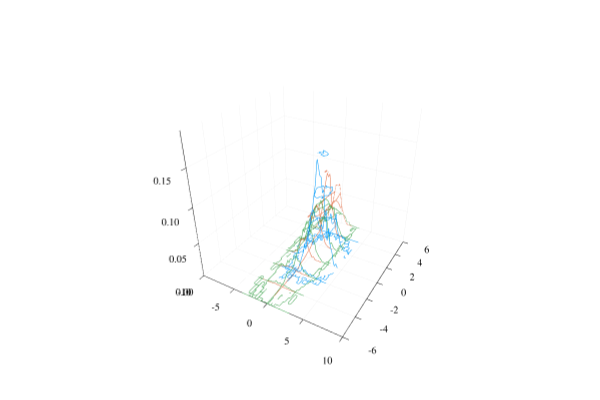

Notebook code for this chart:
### Markdown cell above
It might not be too clear what the above is plotting, but essentially we have $1000$ samples $u^{(i)}$, and we are plotting the average of each coordinate of $u^{(i)}_t$ over $t$, along with $5\%$ and $95\%$ error ranges.  We also have plotted the gradient flow trajectories for the coordinates of $y$ starting at $y_0=0$.  Notice that the  average of each coordinate in the Langevin diffusion exactly matches the corresponding coordinate of the gradient flow update.  This is expected.

### Code cell
plotHistChange(sol, ts)

### Figure 1 — Plotly figure (JSON) as saved in the notebook; plotly's stock layout.template omitted (floating-point values rounded to 4 significant figures; data arrays with more than 128 entries replaced by an {"elided": "..."} marker saying what was removed)
{"data": [{"colorbar": {"title": ""}, "contours": {"x": {"color": "rgba(0, 154, 250, 1.000)", "highlightwidth": 1, "show": true}, "y": {"color": "rgba(0, 154, 250, 1.000)", "highlightwidth": 1, "show": true}, "z": {"color": "rgba(0, 154, 250, 1.000)", "highlightwidth": 1, "show": true}}, "hidesurface": true, "name": "t=0.00", "scene": "scene", "showlegend": false, "showscale": false, "type": "surface", "x": [-2.9, -2.7, -2.5, -2.3, -2.1, -1.9, -1.7, -1.5, -1.3, -1.1, -0.9, -0.7, -0.5, -0.3, -0.1, 0.1, 0.3, 0.5, 0.7, 0.9, 1.1, 1.3, 1.5, 1.7, 1.9, 2.1, 2.3, 2.5, 2.7, 2.9, 3.1, 3.3, 3.5, 3.7, 3.9, 4.1, 4.3, 4.5], "xaxis": "x", "y": [-3.3, -3.1, -2.9, -2.7, -2.5, -2.3, -2.1, -1.9, -1.7, -1.5, -1.3, -1.1, -0.9, -0.7, -0.5, -0.3, -0.1, 0.1, 0.3, 0.5, 0.7, 0.9, 1.1, 1.3, 1.5, 1.7, 1.9, 2.1, 2.3, 2.5, 2.7, 2.9, 3.1, 3.3, 3.5, 3.7, 3.9, 4.1, 4.3, 4.5, 4.7, 4.9, 5.1], "yaxis": "y", "z": {"elided": "38x43 float values"}, "zaxis": "z", "zmax": null, "zmin": null}, {"colorbar": {"title": ""}, "contours": {"x": {"color": "rgba(227, 111, 71, 1.000)", "highlightwidth": 1, "show": true}, "y": {"color": "rgba(227, 111, 71, 1.000)", "highlightwidth": 1, "show": true}, "z": {"color": "rgba(227, 111, 71, 1.000)", "highlightwidth": 1, "show": true}}, "hidesurface": true, "name": "t=1.01", "scene": "scene", "showlegend": false, "showscale": false, "type": "surface", "x": [-3.3, -3.1, -2.9, -2.7, -2.5, -2.3, -2.1, -1.9, -1.7, -1.5, -1.3, -1.1, -0.9, -0.7, -0.5, -0.3, -0.1, 0.1, 0.3, 0.5, 0.7, 0.9, 1.1, 1.3, 1.5, 1.7, 1.9, 2.1, 2.3, 2.5, 2.7, 2.9, 3.1, 3.3, 3.5, 3.7, 3.9, 4.1], "xaxis": "x", "y": [-5.25, -4.75, -4.25, -3.75, -3.25, -2.75, -2.25, -1.75, -1.25, -0.75, -0.25, 0.25, 0.75, 1.25, 1.75, 2.25, 2.75, 3.25, 3.75, 4.25, 4.75, 5.25, 5.75, 6.25, 6.75, 7.25, 7.75], "yaxis": "y", "z": {"elided": "38x27 float values"}, "zaxis": "z", "zmax": null, "zmin": null}, {"colorbar": {"title": ""}, "contours": {"x": {"color": "rgba(62, 164, 78, 1.000)", "highlightwidth": 1, "show": true}, "y": {"color": "rgba(62, 164, 78, 1.000)", "highlightwidth": 1, "show": true}, "z": {"color": "rgba(62, 164, 78, 1.000)", "highlightwidth": 1, "show": true}}, "hidesurface": true, "name": "t=2.02", "scene": "scene", "showlegend": false, "showscale": false, "type": "surface", "x": [-3.7, -3.5, -3.3, -3.1, -2.9, -2.7, -2.5, -2.3, -2.1, -1.9, -1.7, -1.5, -1.3, -1.1, -0.9, -0.7, -0.5, -0.3, -0.1, 0.1, 0.3, 0.5, 0.7, 0.9, 1.1, 1.3, 1.5, 1.7, 1.9, 2.1, 2.3, 2.5, 2.7, 2.9, 3.1, 3.3, 3.5, 3.7, 3.9], "xaxis": "x", "y": [-7.75, -7.25, -6.75, -6.25, -5.75, -5.25, -4.75, -4.25, -3.75, -3.25, -2.75, -2.25, -1.75, -1.25, -0.75, -0.25, 0.25, 0.75, 1.25, 1.75, 2.25, 2.75, 3.25, 3.75, 4.25, 4.75, 5.25, 5.75, 6.25, 6.75, 7.25, 7.75, 8.25, 8.75, 9.25], "yaxis": "y", "z": {"elided": "39x35 float values"}, "zaxis": "z", "zmax": null, "zmin": null}], "layout": {"annotations": [], "height": 400, "legend_position": {"bgcolor": "rgba(255, 255, 255, 1.000)", "bordercolor": "rgba(0, 0, 0, 1.000)", "borderwidth": 1, "font": {"color": "rgba(0, 0, 0, 1.000)", "family": "sans-serif", "size": 11}, "title": {"font": {"color": "rgba(0, 0, 0, 1.000)", "family": "sans-serif", "size": 15}, "text": ""}, "tracegroupgap": 0, "traceorder": "normal", "x": 1, "xanchor": "auto", "y": 1, "yanchor": "auto"}, "margin": {"b": 20, "l": 0, "r": 0, "t": 20}, "paper_bgcolor": "rgba(255, 255, 255, 1.000)", "plot_bgcolor": "rgba(255, 255, 255, 1.000)", "scene": {"camera": {"eye": {"x": 1.126, "y": -1.95, "z": 1.3}}, "domain": {"x": [0.03619, 0.9934], "y": [0.03762, 0.9902]}, "xaxis": {"gridcolor": "rgba(0, 0, 0, 0.100)", "gridwidth": 0.5, "linecolor": "rgba(0, 0, 0, 1.000)", "mirror": false, "range": [-10, 10], "showgrid": true, "showline": true, "showticklabels": true, "tickangle": 0, "tickcolor": "rgb(0, 0, 0)", "tickfont": {"color": "rgba(0, 0, 0, 1.000)", "family": "sans-serif", "size": 11}, "tickmode": "array", "ticks": "inside", "ticktext": ["-10", "-5", "0", "5", "10"], "tickvals": [-10, -5, 0, 5, 10], "title": "", "titlefont": {"color": "rgba(0, 0, 0, 1.000)", "family": "sans-serif", "size": 15}, "type": "-", "visible": true, "zeroline": false, "zerolinecolor": "rgba(0, 0, 0, 1.000)"}, "yaxis": {"gridcolor": "rgba(0, 0, 0, 0.100)", "gridwidth": 0.5, "linecolor": "rgba(0, 0, 0, 1.000)", "mirror": false, "range": [-6, 6], "showgrid": true, "showline": true, "showticklabels": true, "tickangle": 0, "tickcolor": "rgb(0, 0, 0)", "tickfont": {"color": "rgba(0, 0, 0, 1.000)", "family": "sans-serif", "size": 11}, "tickmode": "array", "ticks": "inside", "ticktext": ["-6", "-4", "-2", "0", "2", "4", "6"], "tickvals": [-6, -4, -2, 0, 2, 4, 6], "title": "", "titlefont": {"color": "rgba(0, 0, 0, 1.000)", "family": "sans-serif", "size": 15}, "type": "-", "visible": true, "zeroline": false, "zerolinecolor": "rgba(0, 0, 0, 1.000)"}, "zaxis": {"gridcolor": "rgba(0, 0, 0, 0.100)", "gridwidth": 0.5, "linecolor": "rgba(0, 0, 0, 1.000)", "mirror": false, "range": [0, 0.1925], "showgrid": true, "showline": true, "showticklabels": true, "tickangle": 0, "tickcolor": "rgb(0, 0, 0)", "tickfont": {"color": "rgba(0, 0, 0, 1.000)", "family": "sans-serif", "size": 11}, "tickmode": "array", "ticks": "inside", "ticktext": ["0.00", "0.05", "0.10", "0.15"], "tickvals": [0, 0.05, 0.1, 0.15], "title": "", "titlefont": {"color": "rgba(0, 0, 0, 1.000)", "family": "sans-serif", "size": 15}, "type": "-", "visible": true, "zeroline": false, "zerolinecolor": "rgba(0, 0, 0, 1.000)"}}, "showlegend": true, "width": 600}}
